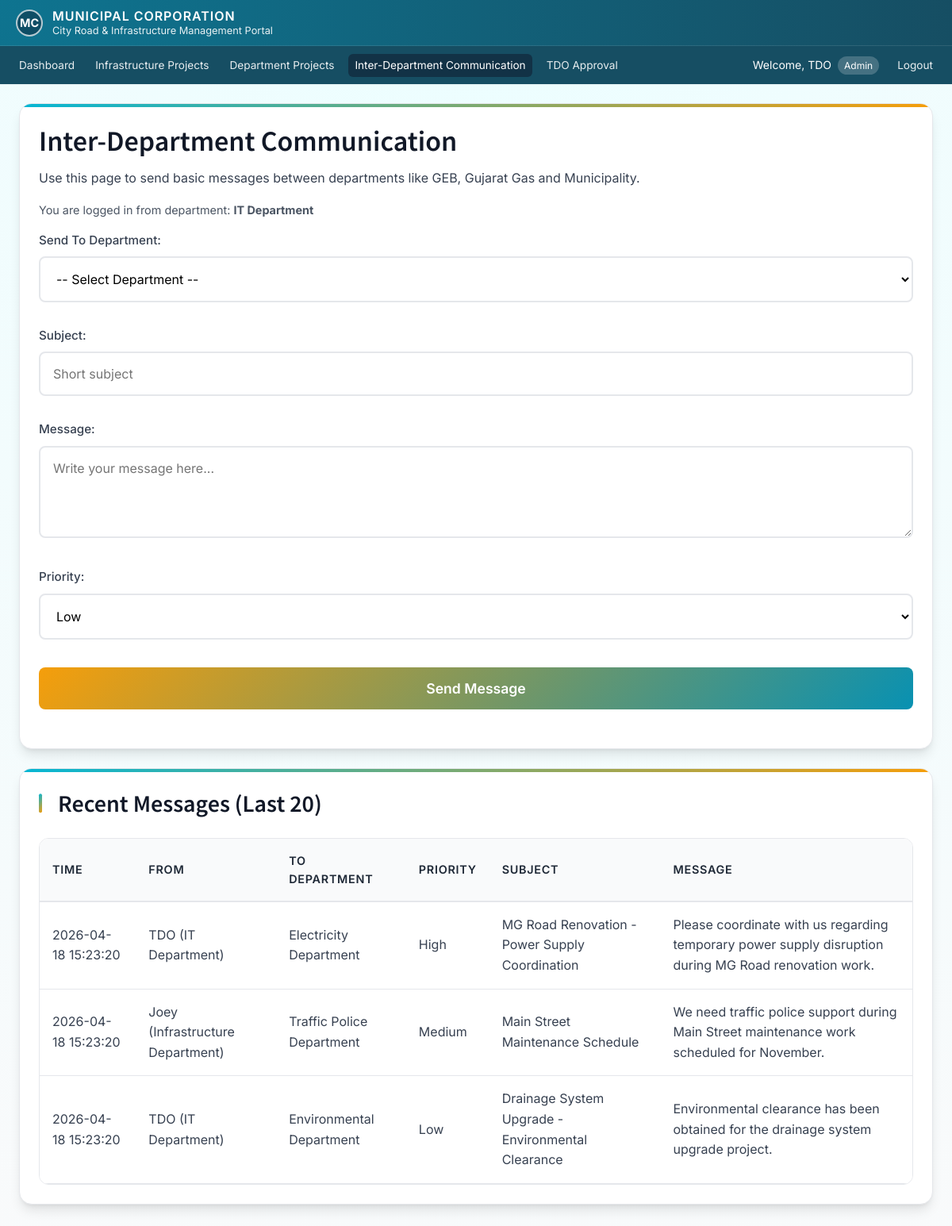
/department-communication.php (signed in), run on the app's committed database.
### tables this page shows
CREATE TABLE IF NOT EXISTS communications (
    id INT AUTO_INCREMENT PRIMARY KEY,
    sender_id INT NOT NULL,
    recipient_id INT,
    recipient_department VARCHAR(100),
    subject VARCHAR(255) NOT NULL,
    message TEXT NOT NULL,
    priority ENUM('low', 'medium', 'high', 'urgent') DEFAULT 'medium',
    status ENUM('sent', 'read', 'replied', 'archived') DEFAULT 'sent',
    created_at TIMESTAMP DEFAULT CURRENT_TIMESTAMP,
    read_at TIMESTAMP NULL,
    FOREIGN KEY (sender_id) REFERENCES users(id) ON DELETE CASCADE,
    FOREIGN KEY (recipient_id) REFERENCES users(id) ON DELETE SET NULL
);

CREATE TABLE IF NOT EXISTS users (
    id INT AUTO_INCREMENT PRIMARY KEY,
    email VARCHAR(255) UNIQUE NOT NULL,
    password VARCHAR(255) NOT NULL,
    full_name VARCHAR(255) NOT NULL,
    role ENUM('admin', 'manager', 'employee', 'citizen') NOT NULL,
    department VARCHAR(100),
    phone VARCHAR(20),
    address TEXT,
    created_at TIMESTAMP DEFAULT CURRENT_TIMESTAMP,
    updated_at TIMESTAMP DEFAULT CURRENT_TIMESTAMP ON UPDATE CURRENT_TIMESTAMP,
    last_login TIMESTAMP NULL,
    is_active BOOLEAN DEFAULT TRUE,
    login_attempts INT DEFAULT 0,
    locked_until TIMESTAMP NULL
);

### auth.php (called while the page is built, shortened)
<?php
function hasPermission($permission) {
    return in_array($permission, $_SESSION['permissions']);
}
function hasAnyPermission($permissions) {
    foreach ($permissions as $permission) {
        if (hasPermission($permission)) {
            return true;
        }
    }
    return false;
}

### department-communication.php (the view, shortened to what this page needs)
<?php
include 'config.php';
include 'auth.php';
$user_name = $_SESSION['full_name'];
$user_role = $_SESSION['role'];
$user_department = isset($_SESSION['department']) ? $_SESSION['department'] : '';
$priorities = ['low', 'medium', 'high', 'urgent'];
$communications = [];
$canSeeAllMessages = in_array($user_role, ['admin', 'manager']);
if ($canSeeAllMessages) {
    $sql = "SELECT c.subject, c.message, c.priority, c.created_at, c.recipient_department,
                   u.full_name AS sender_name, u.department AS sender_department
            FROM communications c
            LEFT JOIN users u ON c.sender_id = u.id
            ORDER BY c.created_at DESC
            LIMIT 20";
    $result = $conn->query($sql);
    if ($result && $result->num_rows > 0) {
        while ($row = $result->fetch_assoc()) {
            $communications[] = $row;
        }
    }
}
?>
<!DOCTYPE html>
<html lang="en">
<head>
  <link rel="stylesheet" href="assets/styles.css" />
</head>
<body>
  <header class="govt-header">
    <div class="govt-header-content">
      <div class="govt-header-row">
        <div class="govt-header-emblem">MC</div>
        <div class="govt-header-text">
          <div class="govt-header-title">Municipal Corporation</div>
          <div class="govt-header-subtitle">City Road & Infrastructure Management Portal</div>
        </div>
      </div>
    </div>
  </header>
  <nav class="govt-nav">
    <div class="govt-nav-content">
      <a href="home.php">Dashboard</a>
      <a href="road-details.php">Infrastructure Projects</a>
      <?php if (hasAnyPermission(['view_all_projects', 'view_assigned_projects'])): ?>
        <a href="department-projects.php">Department Projects</a>
      <?php endif; ?>
      <a href="department-communication.php" class="active">Inter-Department Communication</a>
      <?php if (hasPermission('approve_work_completion')): ?>
        <a href="home.php#tdo-workflow">TDO Approval</a>
      <?php endif; ?>
      <div class="nav-user">
        <span class="nav-user-text">
          Welcome, <?php echo htmlspecialchars($user_name); ?>
          <span class="nav-role-badge"><?php echo htmlspecialchars(ucfirst($user_role)); ?></span>
        </span>
        <a href="logout.php">Logout</a>
      </div>
    </div>
  </nav>
  <div class="govt-container">
    <div class="govt-card">
      <h1 style="margin-bottom: 10px;">Inter-Department Communication</h1>
      <p style="margin-bottom: 15px;">
        Use this page to send basic messages between departments like GEB, Gujarat Gas and Municipality.
      </p>
      <?php if ($user_department): ?>
        <p style="font-size: 0.9rem; color: #4b5563; margin-bottom: 15px;">
          You are logged in from department: <strong><?php echo htmlspecialchars($user_department); ?></strong>
        </p>
      <?php endif; ?>
      <form method="POST" action="department-communication.php" style="margin-bottom: 25px;">
        <div style="margin-bottom: 10px;">
          <label for="recipient_department">Send To Department:</label>
          <select name="recipient_department" id="recipient_department">
            <option value="">-- Select Department --</option>
          </select>
        </div>
        <div style="margin-bottom: 10px;">
          <label for="subject">Subject:</label>
          <input type="text" name="subject" id="subject" placeholder="Short subject" />
        </div>
        <div style="margin-bottom: 10px;">
          <label for="message">Message:</label>
          <textarea name="message" id="message" rows="4" placeholder="Write your message here..."></textarea>
        </div>
        <div style="margin-bottom: 15px;">
          <label for="priority">Priority:</label>
          <select name="priority" id="priority">
            <?php foreach ($priorities as $p): ?>
              <option value="<?php echo htmlspecialchars($p); ?>">
                <?php echo htmlspecialchars(ucfirst($p)); ?>
              </option>
            <?php endforeach; ?>
          </select>
        </div>
        <button type="submit">Send Message</button>
      </form>
    </div>
    <div class="govt-card">
      <h2>Recent Messages (Last 20)</h2>
      <div class="govt-table-container">
        <table class="govt-table">
          <thead>
            <tr>
              <th>Time</th>
              <th>From</th>
              <th>To Department</th>
              <th>Priority</th>
              <th>Subject</th>
              <th>Message</th>
            </tr>
          </thead>
          <tbody>
            <?php if (count($communications) === 0): ?>
              <tr>
                <td colspan="6">No messages yet. Send one using the form above.</td>
              </tr>
            <?php else: ?>
              <?php foreach ($communications as $c): ?>
                <tr>
                  <td><?php echo htmlspecialchars($c['created_at']); ?></td>
                  <td>
                    <?php
                      $fromText = $c['sender_name'] ? $c['sender_name'] : 'Unknown';
                      if ($c['sender_department']) {
                          $fromText .= ' (' . $c['sender_department'] . ')';
                      }
                      echo htmlspecialchars($fromText);
                    ?>
                  </td>
                  <td><?php echo htmlspecialchars($c['recipient_department']); ?></td>
                  <td><?php echo htmlspecialchars(ucfirst($c['priority'])); ?></td>
                  <td><?php echo htmlspecialchars($c['subject']); ?></td>
                  <td><?php echo htmlspecialchars($c['message']); ?></td>
                </tr>
              <?php endforeach; ?>
            <?php endif; ?>
          </tbody>
        </table>
      </div>
    </div>
  </div>
</body>
</html>

### data on the page
communications: created_at "2026-04-18 15:23:20", sender.department "TDO (IT Department)", recipient_department "Electricity Department", priority "High", subject "MG Road Renovation - Power Supply Coordination", message "Please coordinate with us regarding temporary power supply disruption during MG Road renovation work."
communications: created_at "2026-04-18 15:23:20", sender.department "Joey (Infrastructure Department)", recipient_department "Traffic Police Department", priority "Medium", subject "Main Street Maintenance Schedule", message "We need traffic police support during Main Street maintenance work scheduled for November."
communications: created_at "2026-04-18 15:23:20", sender.department "TDO (IT Department)", recipient_department "Environmental Department", priority "Low", subject "Drainage System Upgrade - Environmental Clearance", message "Environmental clearance has been obtained for the drainage system upgrade project."

### other printed values
$user_name "TDO"
$user_role "Admin"
$user_department "IT Department"
form field priority "Low"
